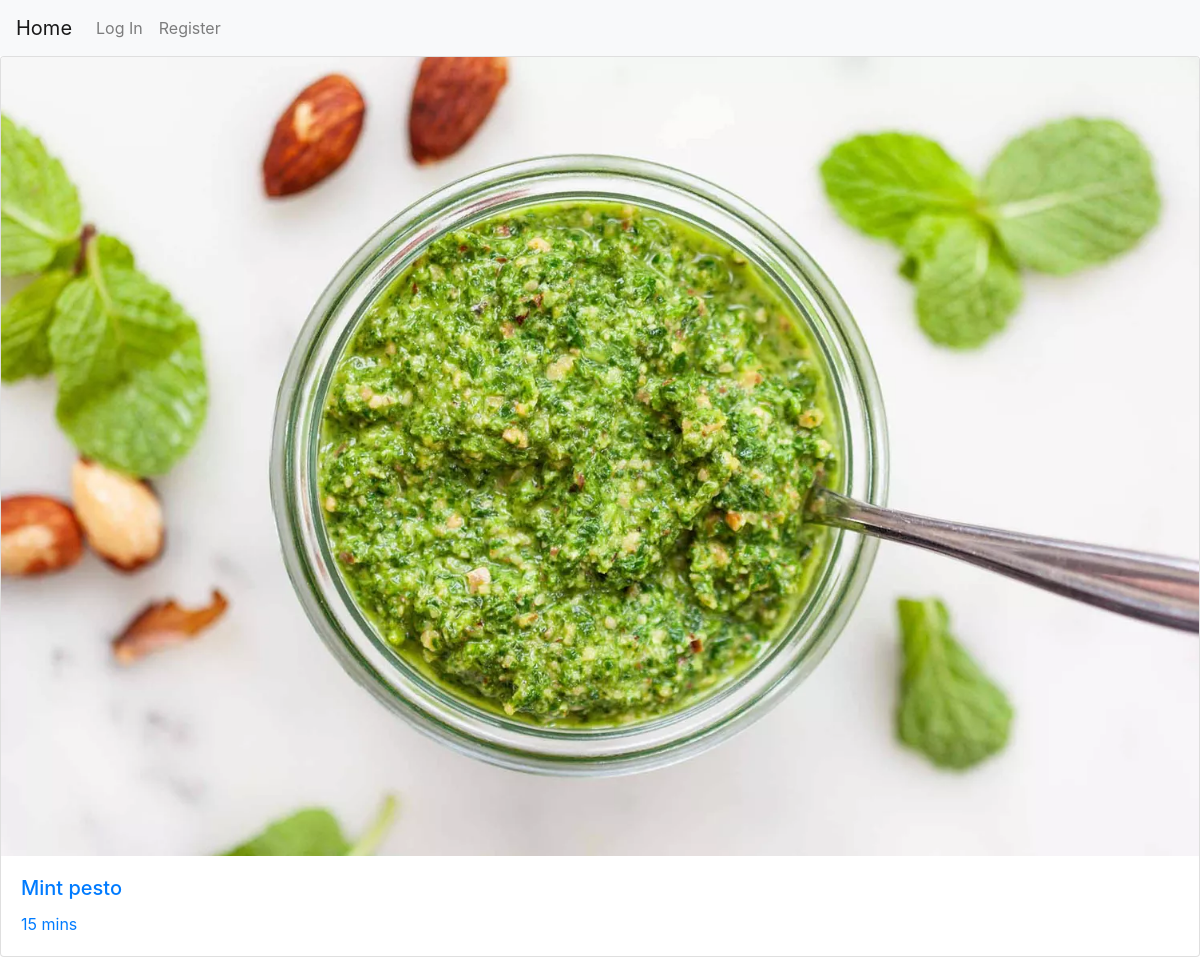
Before: / with the older database file.
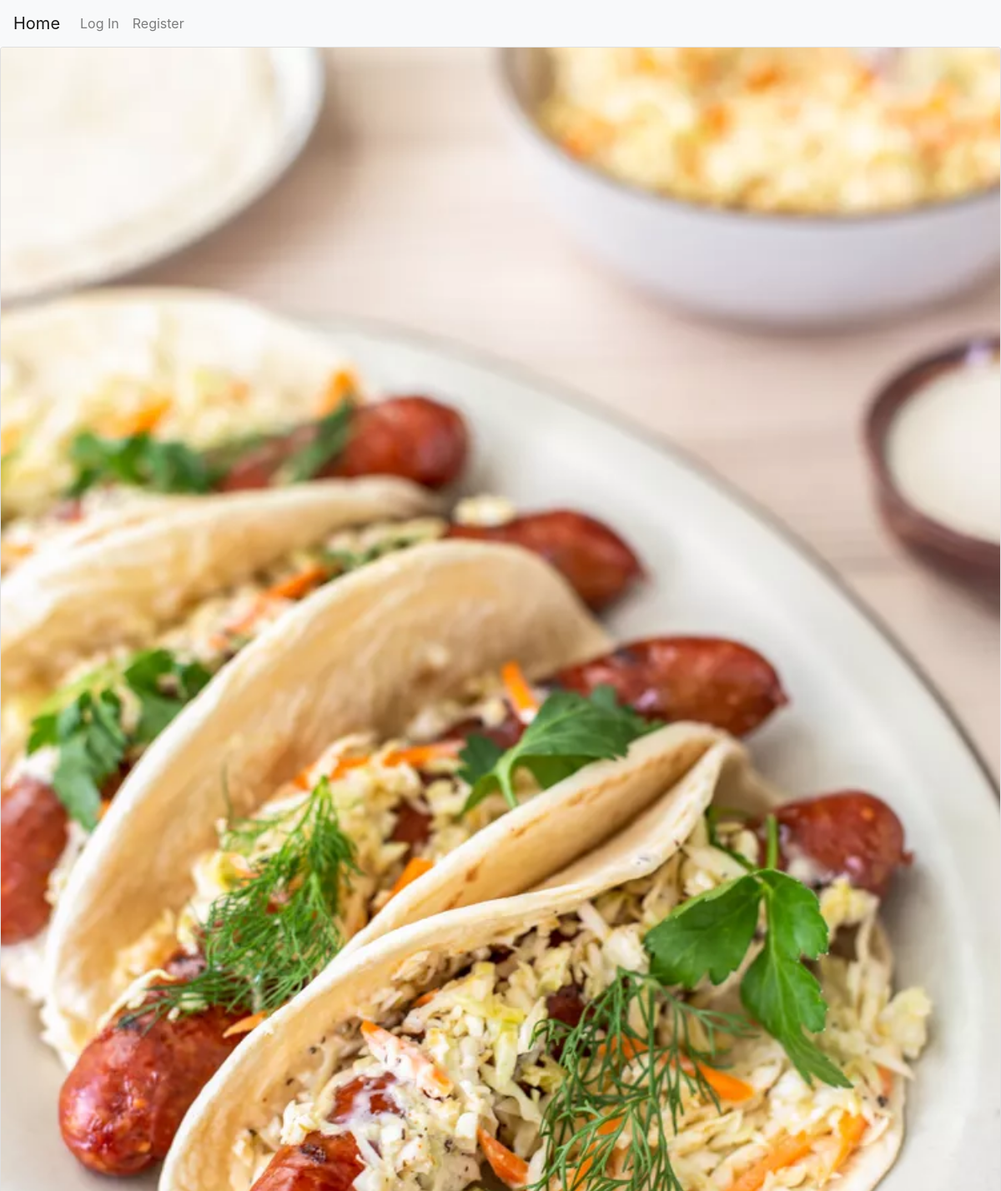
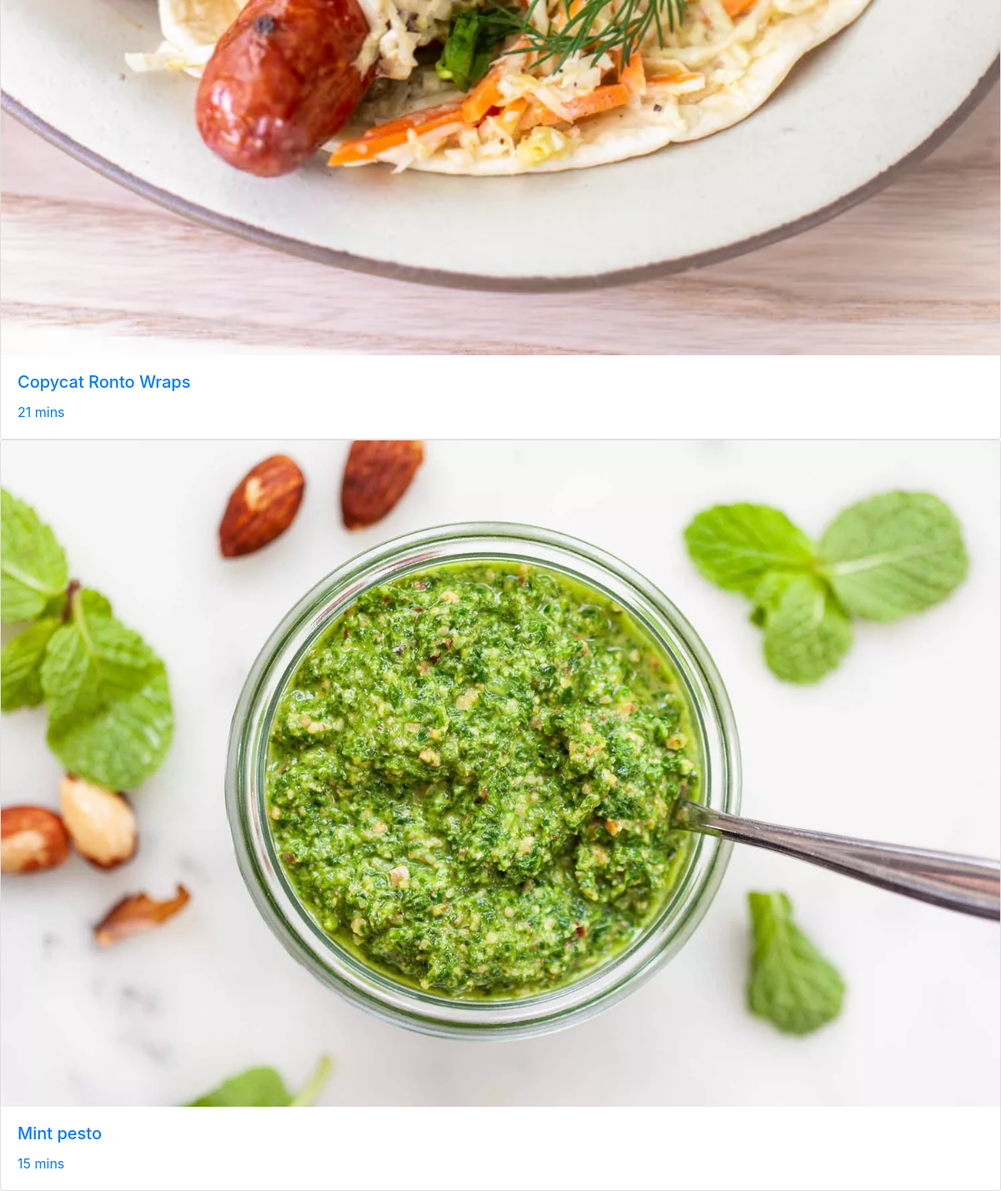
After: the same page with the newer database file (2 pictures, top to bottom).
### recipes/models.py (models this page shows, shortened)
class Recipe(models.Model):
    uploader = models.ForeignKey(
        User, on_delete=models.CASCADE, related_name="recipes")
    title = models.CharField(max_length=100)
    image = models.ImageField(upload_to="recipe-images", blank=True, null=True)
    preparation = models.CharField(max_length=5000)
    upload_date = models.DateTimeField(auto_now_add=True)
    prep_time = models.IntegerField(blank=True, null=True)
    total_time = models.IntegerField(blank=True, null=True)
    servings = models.IntegerField(blank=True, null=True)
    favorites = models.ManyToManyField(User, related_name="favorite_recipes")

### recipes/views.py (the view)
# urls.py: path("", views.index, name="index"),
def index(request):
    recipes = Recipe.objects.all().order_by("-upload_date")
    favorites = request.user.favorite_recipes.all(
    ) if request.user.is_authenticated else None
    return render(request, "recipes/index.html", {
        "recipes": recipes,
        "favorites": favorites
    })

### recipes/templates/recipes/index.html (shortened to what this page needs)
{% extends "recipes/layout.html" %}
{% block body %}
<div>
    {% for recipe in recipes %}
    <a href="{% url 'recipe' recipe.pk %}" class="index-element">
        <div class="card" style="width: 18rem;">
            {% if recipe.image %}
            <img class="card-img-top" src="{{ recipe.image.url }}" alt="Recipe image">
            {% endif %}
            <div class="card-body">
                <h5 class="card-title">{{ recipe.title }}</h5>
                <p class="card-text">{{ recipe.total_time }} mins</p>
            </div>
        </div>
    </a>
    {% endfor %}
</div>
{% endblock %}

### recipes/templates/recipes/layout.html (shortened to what this page needs)
{% load static %}
<!DOCTYPE html>
<html lang="en">
    <head>
        <link rel="stylesheet" href="https://stackpath.bootstrapcdn.com/bootstrap/4.4.1/css/bootstrap.min.css">
        <link href="{% static 'recipes/styles.css' %}" rel="stylesheet">
    </head>
    <body>
        <nav class="navbar navbar-expand-lg navbar-light bg-light">
            <a class="navbar-brand" href="{% url 'index' %}">Home</a>
            <div>
              <ul class="navbar-nav mr-auto">
                {% if user.is_authenticated %}
                    <li class="nav-item">
                        <a class="nav-link" href="{% url 'my_recipes' %}">My recipes</a>
                    </li>
                    <li class="nav-item">
                        <a class="nav-link" href="{% url 'favorites' %}">Favorites</a>
                    </li>
                    <li class="nav-item">
                        <a class="nav-link" href="{% url 'new' %}">Add New Recipe</a>
                    </li>
                    <li class="nav-item">
                        <a class="nav-link" href="{% url 'logout' %}">Log Out</a>
                    </li>
                {% else %}
                    <li class="nav-item">
                        <a class="nav-link" href="{% url 'login' %}">Log In</a>
                    </li>
                    <li class="nav-item">
                        <a class="nav-link" href="{% url 'register' %}">Register</a>
                    </li>
                {% endif %}
              </ul>
            </div>
          </nav>
        <div class="body">
            {% block body %}
            {% endblock %}
        </div>
    </body>
</html>

### recipes/static/recipes/styles.css (style rules this page uses)
h5 { margin-bottom: 0; margin-right: 10px; }
ul li { list-style: none; }
.card { width: 100% !important; }
.card-text { align-items: center; display: flex; }

Changed rows visible on the page:
added Recipe: image (picture), title "Copycat Ronto Wraps", total_time "21"
